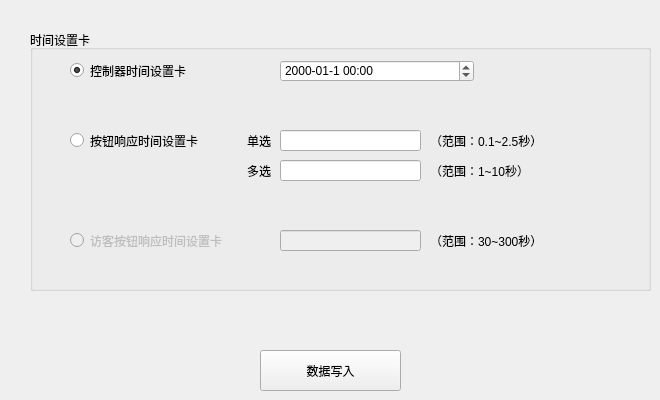
  <widget class="QWidget" name="tab1">
   <attribute name="title">
    <string>时间设置卡</string>
   </attribute>
   <widget class="QRadioButton" name="timesetRadioBtnCtrl">
    <property name="geometry">
     <rect>
      <x>70</x>
      <y>60</y>
      <width>201</width>
      <height>21</height>
     </rect>
    </property>
    <property name="text">
     <string>控制器时间设置卡</string>
    </property>
    <property name="checked">
     <bool>true</bool>
    </property>
   </widget>
   <widget class="QRadioButton" name="timesetRadioBtnKeyResp">
    <property name="geometry">
     <rect>
      <x>70</x>
      <y>130</y>
      <width>201</width>
      <height>21</height>
     </rect>
    </property>
    <property name="text">
     <string>按钮响应时间设置卡</string>
    </property>
   </widget>
   <widget class="QDateTimeEdit" name="timesetDTEditCtrl">
    <property name="geometry">
     <rect>
      <x>280</x>
      <y>60</y>
      <width>194</width>
      <height>22</height>
     </rect>
    </property>
    <property name="displayFormat">
     <string>yyyy-MM-d HH:mm</string>
    </property>
   </widget>
   <widget class="QLineEdit" name="timesetLineEditKeyRespOne">
    <property name="geometry">
     <rect>
      <x>280</x>
      <y>130</y>
      <width>141</width>
      <height>21</height>
     </rect>
    </property>
   </widget>
   <widget class="QLabel" name="label_14">
    <property name="geometry">
     <rect>
      <x>430</x>
      <y>130</y>
      <width>161</width>
      <height>21</height>
     </rect>
    </property>
    <property name="styleSheet">
     <string notr="true"/>
    </property>
    <property name="text">
     <string>（范围：0.1~2.5秒）</string>
    </property>
   </widget>
   <widget class="QLabel" name="label_15">
    <property name="geometry">
     <rect>
      <x>430</x>
      <y>230</y>
      <width>141</width>
      <height>21</height>
     </rect>
    </property>
    <property name="styleSheet">
     <string notr="true"/>
    </property>
    <property name="text">
     <string>（范围：30~300秒）</string>
    </property>
   </widget>
   <widget class="QLineEdit" name="timesetLineEditVisitorKey">
    <property name="enabled">
     <bool>false</bool>
    </property>
    <property name="geometry">
     <rect>
      <x>280</x>
      <y>230</y>
      <width>141</width>
      <height>21</height>
     </rect>
    </property>
   </widget>
   <widget class="QRadioButton" name="timesetRadioBtnVisitorKey">
    <property name="enabled">
     <bool>false</bool>
    </property>
    <property name="geometry">
     <rect>
      <x>70</x>
      <y>230</y>
      <width>201</width>
      <height>21</height>
     </rect>
    </property>
    <property name="text">
     <string>访客按钮响应时间设置卡</string>
    </property>
   </widget>
   <widget class="QPushButton" name="timesetPushBtnWrite">
    <property name="geometry">
     <rect>
      <x>260</x>
      <y>350</y>
      <width>141</width>
      <height>41</height>
     </rect>
    </property>
    <property name="text">
     <string>数据写入</string>
    </property>
   </widget>
   <widget class="QLabel" name="label_34">
    <property name="geometry">
     <rect>
      <x>210</x>
      <y>130</y>
      <width>61</width>
      <height>21</height>
     </rect>
    </property>
    <property name="styleSheet">
     <string notr="true"/>
    </property>
    <property name="text">
     <string>单选</string>
    </property>
    <property name="alignment">
     <set>Qt::AlignRight|Qt::AlignTrailing|Qt::AlignVCenter</set>
    </property>
   </widget>
   <widget class="QLabel" name="label_35">
    <property name="geometry">
     <rect>
      <x>430</x>
      <y>160</y>
      <width>141</width>
      <height>21</height>
     </rect>
    </property>
    <property name="styleSheet">
     <string notr="true"/>
    </property>
    <property name="text">
     <string>（范围：1~10秒）</string>
    </property>
   </widget>
   <widget class="QLabel" name="label_37">
    <property name="geometry">
     <rect>
      <x>210</x>
      <y>160</y>
      <width>61</width>
      <height>21</height>
     </rect>
    </property>
    <property name="styleSheet">
     <string notr="true"/>
    </property>
    <property name="text">
     <string>多选</string>
    </property>
    <property name="alignment">
     <set>Qt::AlignRight|Qt::AlignTrailing|Qt::AlignVCenter</set>
    </property>
   </widget>
   <widget class="QLineEdit" name="timesetLineEditKeyRespMulti">
    <property name="geometry">
     <rect>
      <x>280</x>
      <y>160</y>
      <width>141</width>
      <height>21</height>
     </rect>
    </property>
   </widget>
   <widget class="QGroupBox" name="groupBox_11">
    <property name="geometry">
     <rect>
      <x>30</x>
      <y>30</y>
      <width>621</width>
      <height>261</height>
     </rect>
    </property>
    <property name="title">
     <string>时间设置卡</string>
    </property>
   </widget>
   <zorder>groupBox_11</zorder>
   <zorder>timesetRadioBtnCtrl</zorder>
   <zorder>timesetRadioBtnKeyResp</zorder>
   <zorder>timesetDTEditCtrl</zorder>
   <zorder>timesetLineEditKeyRespOne</zorder>
   <zorder>label_14</zorder>
   <zorder>label_15</zorder>
   <zorder>timesetLineEditVisitorKey</zorder>
   <zorder>timesetRadioBtnVisitorKey</zorder>
   <zorder>timesetPushBtnWrite</zorder>
   <zorder>label_34</zorder>
   <zorder>label_35</zorder>
   <zorder>label_37</zorder>
   <zorder>timesetLineEditKeyRespMulti</zorder>
  </widget>
